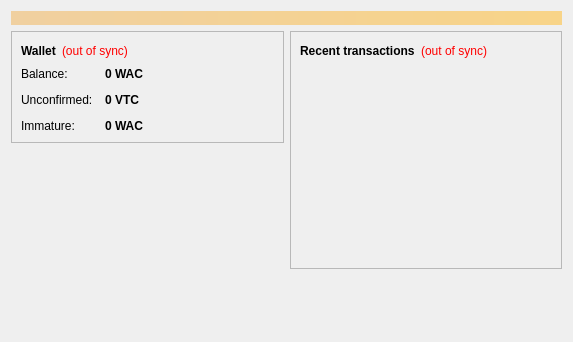
<?xml version="1.0" encoding="UTF-8"?>
<ui version="4.0">
 <class>OverviewPage</class>
 <widget class="QWidget" name="OverviewPage">
  <property name="geometry">
   <rect>
    <x>0</x>
    <y>0</y>
    <width>573</width>
    <height>342</height>
   </rect>
  </property>
  <property name="windowTitle">
   <string>Form</string>
  </property>
  <layout class="QVBoxLayout" name="topLayout">
   <item>
    <widget class="QLabel" name="labelAlerts">
     <property name="visible">
      <bool>false</bool>
     </property>
     <property name="styleSheet">
      <string notr="true">background-color: qlineargradient(x1: 0, y1: 0, x2: 1, y2: 0, stop:0 #F0D0A0, stop:1 #F8D488); color:#000000;</string>
     </property>
     <property name="wordWrap">
      <bool>true</bool>
     </property>
     <property name="margin">
      <number>3</number>
     </property>
    </widget>
   </item>
   <item>
    <layout class="QHBoxLayout" name="horizontalLayout" stretch="1,1">
     <item>
      <layout class="QVBoxLayout" name="verticalLayout_2">
       <item>
        <widget class="QFrame" name="frame">
         <property name="frameShape">
          <enum>QFrame::StyledPanel</enum>
         </property>
         <property name="frameShadow">
          <enum>QFrame::Raised</enum>
         </property>
         <layout class="QVBoxLayout" name="verticalLayout_4">
          <item>
           <layout class="QHBoxLayout" name="horizontalLayout_4">
            <item>
             <widget class="QLabel" name="label_5">
              <property name="font">
               <font>
                <weight>75</weight>
                <bold>true</bold>
               </font>
              </property>
              <property name="text">
               <string>Wallet</string>
              </property>
             </widget>
            </item>
            <item>
             <widget class="QLabel" name="labelWalletStatus">
              <property name="toolTip">
               <string>The displayed information may be out of date. Your wallet automatically synchronizes with the WorldAidCoin network after a connection is established, but this process has not completed yet.</string>
              </property>
              <property name="styleSheet">
               <string notr="true">QLabel { color: red; }</string>
              </property>
              <property name="text">
               <string notr="true">(out of sync)</string>
              </property>
              <property name="alignment">
               <set>Qt::AlignLeading|Qt::AlignLeft|Qt::AlignVCenter</set>
              </property>
             </widget>
            </item>
            <item>
             <spacer name="horizontalSpacer_2">
              <property name="orientation">
               <enum>Qt::Horizontal</enum>
              </property>
              <property name="sizeHint" stdset="0">
               <size>
                <width>40</width>
                <height>20</height>
               </size>
              </property>
             </spacer>
            </item>
           </layout>
          </item>
          <item>
           <layout class="QFormLayout" name="formLayout_2">
            <property name="fieldGrowthPolicy">
             <enum>QFormLayout::AllNonFixedFieldsGrow</enum>
            </property>
            <property name="horizontalSpacing">
             <number>12</number>
            </property>
            <property name="verticalSpacing">
             <number>12</number>
            </property>
            <item row="0" column="0">
             <widget class="QLabel" name="label">
              <property name="text">
               <string>Balance:</string>
              </property>
             </widget>
            </item>
            <item row="0" column="1">
             <widget class="QLabel" name="labelBalance">
              <property name="font">
               <font>
                <weight>75</weight>
                <bold>true</bold>
               </font>
              </property>
              <property name="cursor">
               <cursorShape>IBeamCursor</cursorShape>
              </property>
              <property name="toolTip">
               <string>Your current balance</string>
              </property>
              <property name="text">
               <string notr="true">0 WAC</string>
              </property>
              <property name="textInteractionFlags">
               <set>Qt::LinksAccessibleByMouse|Qt::TextSelectableByKeyboard|Qt::TextSelectableByMouse</set>
              </property>
             </widget>
            </item>
            <item row="1" column="0">
             <widget class="QLabel" name="label_3">
              <property name="text">
               <string>Unconfirmed:</string>
              </property>
             </widget>
            </item>
            <item row="1" column="1">
             <widget class="QLabel" name="labelUnconfirmed">
              <property name="font">
               <font>
                <weight>75</weight>
                <bold>true</bold>
               </font>
              </property>
              <property name="cursor">
               <cursorShape>IBeamCursor</cursorShape>
              </property>
              <property name="toolTip">
               <string>Total of transactions that have yet to be confirmed, and do not yet count toward the current balance</string>
              </property>
              <property name="text">
               <string notr="true">0 VTC</string>
              </property>
              <property name="textInteractionFlags">
               <set>Qt::LinksAccessibleByMouse|Qt::TextSelectableByKeyboard|Qt::TextSelectableByMouse</set>
              </property>
             </widget>
            </item>
            <item row="2" column="0">
             <widget class="QLabel" name="labelImmatureText">
              <property name="text">
               <string>Immature:</string>
              </property>
             </widget>
            </item>
            <item row="2" column="1">
             <widget class="QLabel" name="labelImmature">
              <property name="font">
               <font>
                <weight>75</weight>
                <bold>true</bold>
               </font>
              </property>
              <property name="toolTip">
               <string>Mined balance that has not yet matured</string>
              </property>
              <property name="text">
               <string notr="true">0 WAC</string>
              </property>
              <property name="textInteractionFlags">
               <set>Qt::LinksAccessibleByMouse|Qt::TextSelectableByKeyboard|Qt::TextSelectableByMouse</set>
              </property>
             </widget>
            </item>
           </layout>
          </item>
         </layout>
        </widget>
       </item>
       <item>
        <spacer name="verticalSpacer">
         <property name="orientation">
          <enum>Qt::Vertical</enum>
         </property>
         <property name="sizeHint" stdset="0">
          <size>
           <width>20</width>
           <height>40</height>
          </size>
         </property>
        </spacer>
       </item>
      </layout>
     </item>
     <item>
      <layout class="QVBoxLayout" name="verticalLayout_3">
       <item>
        <widget class="QFrame" name="frame_2">
         <property name="frameShape">
          <enum>QFrame::StyledPanel</enum>
         </property>
         <property name="frameShadow">
          <enum>QFrame::Raised</enum>
         </property>
         <layout class="QVBoxLayout" name="verticalLayout">
          <item>
           <layout class="QHBoxLayout" name="horizontalLayout_2">
            <item>
             <widget class="QLabel" name="label_4">
              <property name="text">
               <string>&lt;b&gt;Recent transactions&lt;/b&gt;</string>
              </property>
             </widget>
            </item>
            <item>
             <widget class="QLabel" name="labelTransactionsStatus">
              <property name="toolTip">
               <string>The displayed information may be out of date. Your wallet automatically synchronizes with the WorldAidCoin network after a connection is established, but this process has not completed yet.</string>
              </property>
              <property name="styleSheet">
               <string notr="true">QLabel { color: red; }</string>
              </property>
              <property name="text">
               <string notr="true">(out of sync)</string>
              </property>
              <property name="alignment">
               <set>Qt::AlignRight|Qt::AlignTrailing|Qt::AlignVCenter</set>
              </property>
             </widget>
            </item>
            <item>
             <spacer name="horizontalSpacer">
              <property name="orientation">
               <enum>Qt::Horizontal</enum>
              </property>
              <property name="sizeHint" stdset="0">
               <size>
                <width>40</width>
                <height>20</height>
               </size>
              </property>
             </spacer>
            </item>
           </layout>
          </item>
          <item>
           <widget class="QListView" name="listTransactions">
            <property name="styleSheet">
             <string notr="true">QListView { background: transparent; }</string>
            </property>
            <property name="frameShape">
             <enum>QFrame::NoFrame</enum>
            </property>
            <property name="verticalScrollBarPolicy">
             <enum>Qt::ScrollBarAlwaysOff</enum>
            </property>
            <property name="horizontalScrollBarPolicy">
             <enum>Qt::ScrollBarAlwaysOff</enum>
            </property>
            <property name="selectionMode">
             <enum>QAbstractItemView::NoSelection</enum>
            </property>
           </widget>
          </item>
         </layout>
        </widget>
       </item>
       <item>
        <spacer name="verticalSpacer_2">
         <property name="orientation">
          <enum>Qt::Vertical</enum>
         </property>
         <property name="sizeHint" stdset="0">
          <size>
           <width>20</width>
           <height>40</height>
          </size>
         </property>
        </spacer>
       </item>
      </layout>
     </item>
    </layout>
   </item>
  </layout>
 </widget>
 <resources/>
 <connections/>
</ui>
